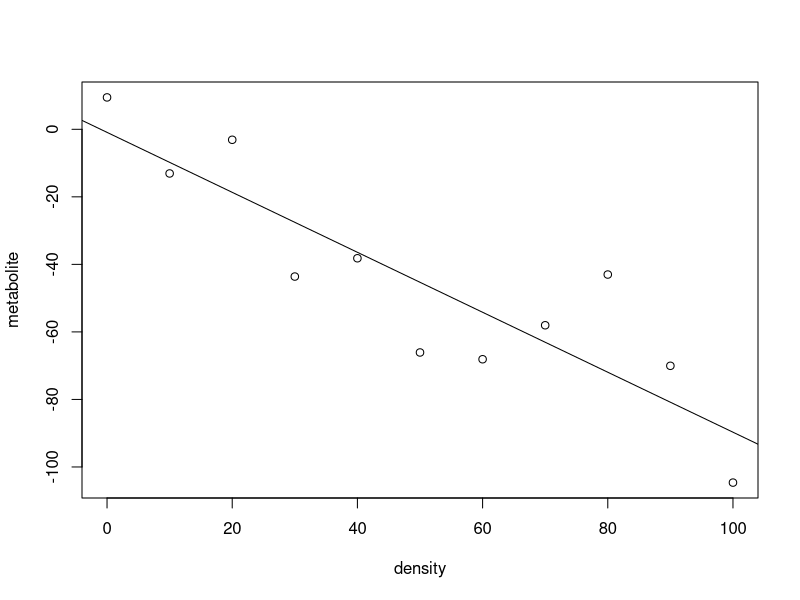
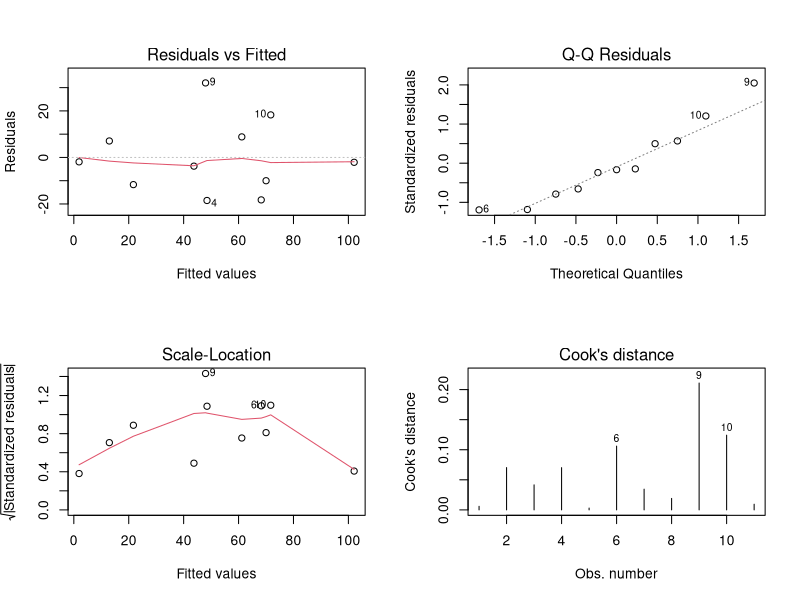

R code for these plots, in order:
a <- read.table(file = "calcium_regression.tsv", header = TRUE, col.names = c("density", "metabolite"))
plot(a)
#it is a scatter plot that indicates a negative correlation between density and metabolite
#since this is visually linear, the best fitting line equation will be y = mx + c 
#in this equation the m is the slope and the c is the intercept
abline(lm(a[["metabolite"]]~a[["density"]]))
summary(lm(a[["metabolite"]]~a[["density"]]))
#Since the adjusted R-squared value is 0.7554, it is a value smaller than the perfect fit 1. It is however close to 1.
# Because the R-squared is greater than 0.5 hence there is a strong correlation between the variables. 
#the R-squared value indicates that the 75% of the variations in the data values collected is explained
#the p-value is 0.0003152 which indicates a strong evidence against the null and the results are statistically significant
#there is strong evidence of a strong association

#The assumptions for a linear regresssion are:
" -> linear relationship between X and Y
  -> dependent variable metabolite is contiouous
  -> residual is normally distributed
  -> variance of residual is same across X
"
#Runnig diagnostics
par(mfrow=c(2,2))
plot(lm(a), which=1:4)

# the residual vs. fitted shows a shows a spread around y=0 without any distinst pattern. 
#Hence there is not any non-linear relationship between the two variables not adressed in the regression
#The normal q-q plot checks of the residuals are normally distributed
#because there is a straight line observed in the normal q-q plot, the residuals are normally distributed
#The scale-location line shows if the variance of residual is same across X
#Because the line is not nearly horizontal, the variance of residual is not quite the same across X
#The Cook's distance plot shows which observation in the data has the most influence on the regression line
#it is shown in the cook's distance plot to be at 9.

#Hence there is no non-linear relation between the variables and the residuals are normally distributed. 
#The observation at X=9 is an outlier but otherwise the data has strong evidence of a positive linear correlation
summary(lm(a[["metabolite"]]~a[["density"]]), data=a, subset=-9)
#the summary indicates that even after removing 9, the p_value is still 0.0003152 which is less than 0.005.
#there is still strong evidence for a linear relationship between the variables
